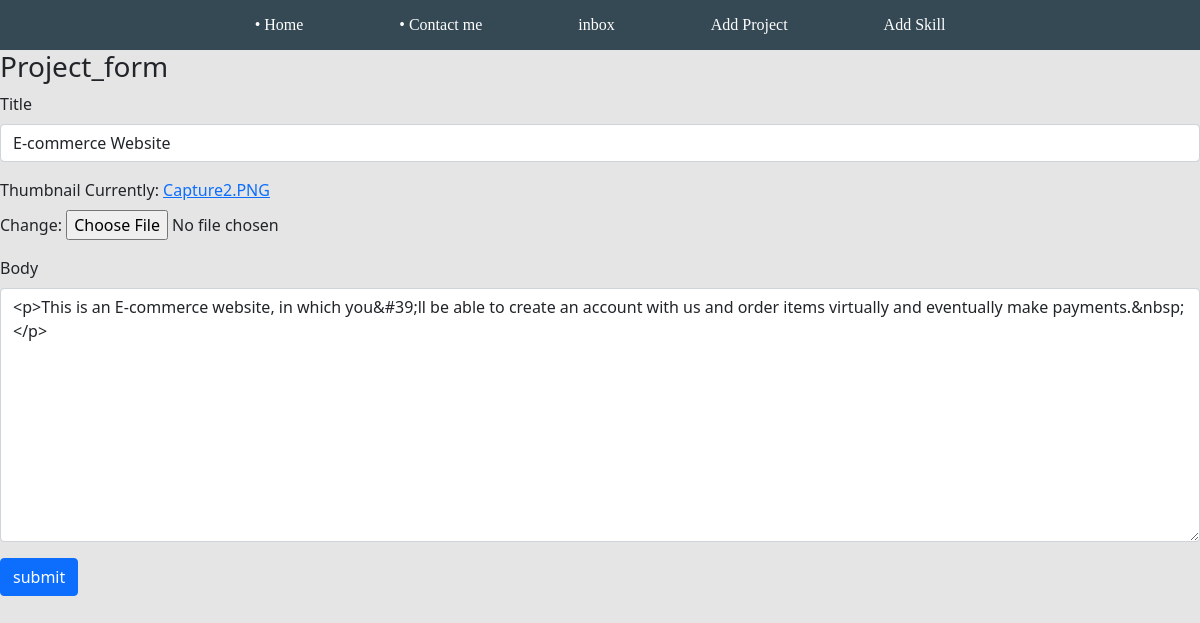
The app's page /edit-project1/54332c31-2a26-4f35-aba7-811280637cc5/ (signed in) with its own data.
### base/models.py (models this page shows, shortened)
class ProjectLanguage(models.Model):
    title = models.CharField(max_length=200)
    thumbnail = models.ImageField(null=True)
    body = RichTextUploadingField()
    slug = models.SlugField(null=True, blank=True)
    created = models.TimeField(auto_now_add=True)
    id = models.UUIDField(default=uuid.uuid4, unique=True, primary_key=True, editable=False)

### base/views.py (the view)
# urls.py: path('edit-project1/<str:pk>/', views.editProject1, name='edit-project1'),
def editProject1(request, pk):
    project = ProjectLanguage.objects.get(id=pk)
    form = ProjectForm(instance=project)
    if request.method == 'POST':
        form = ProjectForm(request.POST, request.FILES, instance=project)
        if form.is_valid():
            form.save()
            return redirect('home')
    context = {'form': form}
    return render(request, 'base/project_form.html', context)

### base/form.py
class ProjectForm(ModelForm):
    class Meta:
        model = Project
        fields = ['title','thumbnail','body']
    def __init__(self, *args, **kwargs):
        super(ProjectForm, self).__init__(*args, **kwargs)
        self.fields['title'].widget.attrs.update(
            {'class': 'form-control'})
        self.fields['body'].widget.attrs.update(
            {'class': 'form-control'})

### base/templates/base/project_form.html (shortened to what this page needs)
{% extends 'base/main.html' %}
{% load static %}
{% block content %}
<div class ='container'>
    <h3> Project_form </h3>
    <form method="POST" enctype="multipart/form-data">
        {% for field in form %}
            <div class="mb-3">
                <label for="exampleInputPassword1" class="form-label">{{field.label}}</label>
                    {{field}}
            </div>
        {% endfor %}
        <input class='btn btn-primary' type="submit" value="submit">
    </form>
</div>
{% endblock content %}

### static/styles/main.css (style rules this page uses)
body { background-color: #E5E5E5; }
.container { padding:0 0em; max-height:100%; max-width:100%; }

### records on screen
ProjectLanguage: form "E-commerce Website" "<p>This is an E-commerce website, in which you&#39;ll be able to create an account with us and order items virtually and eventually make payments.&nbsp;</p>"

### other values on screen
{{ field.label }} "Title" "Thumbnail" "Body"
